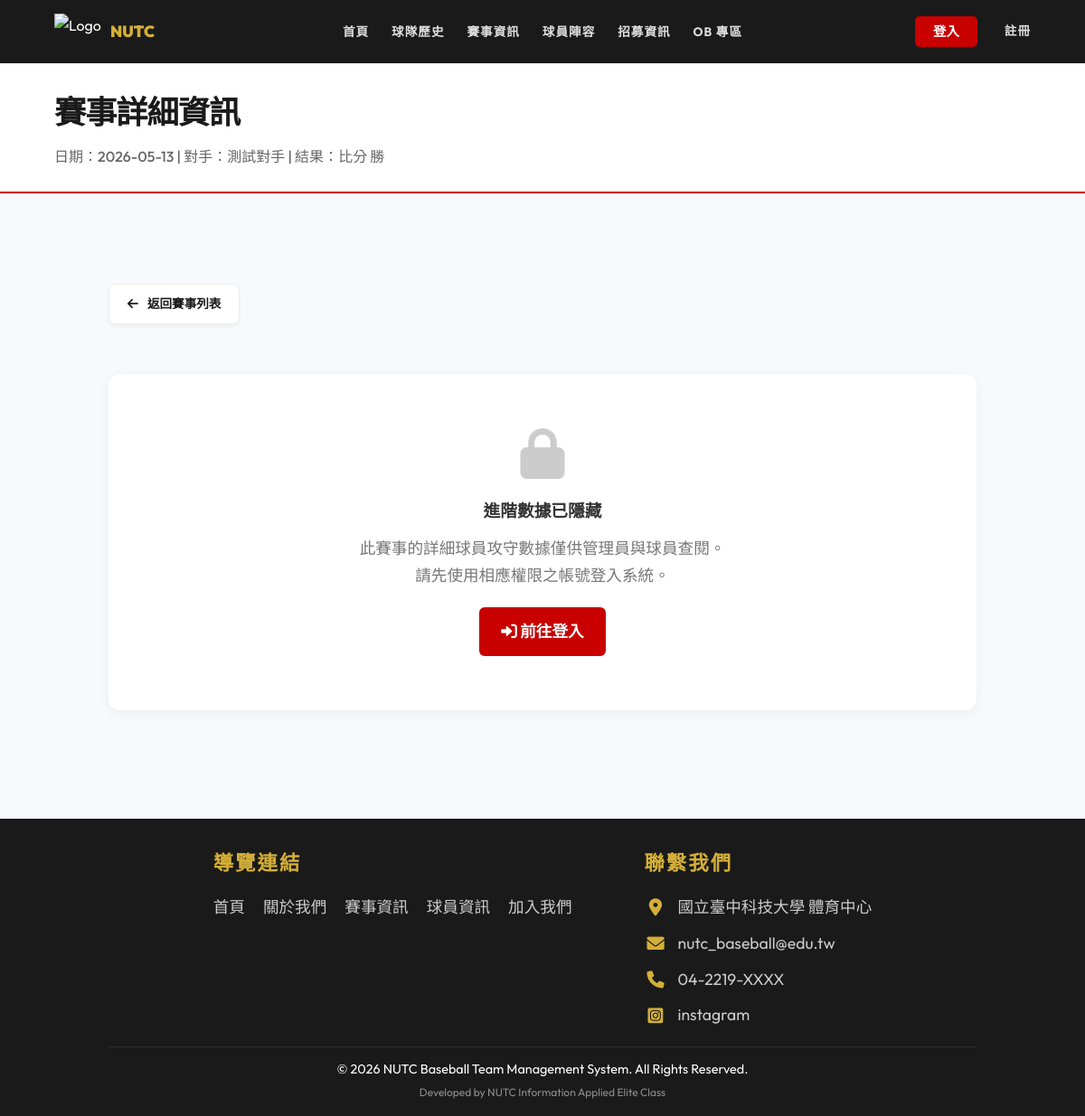
/game_detail.php?id=1, run on an earlier commit of the app's database.
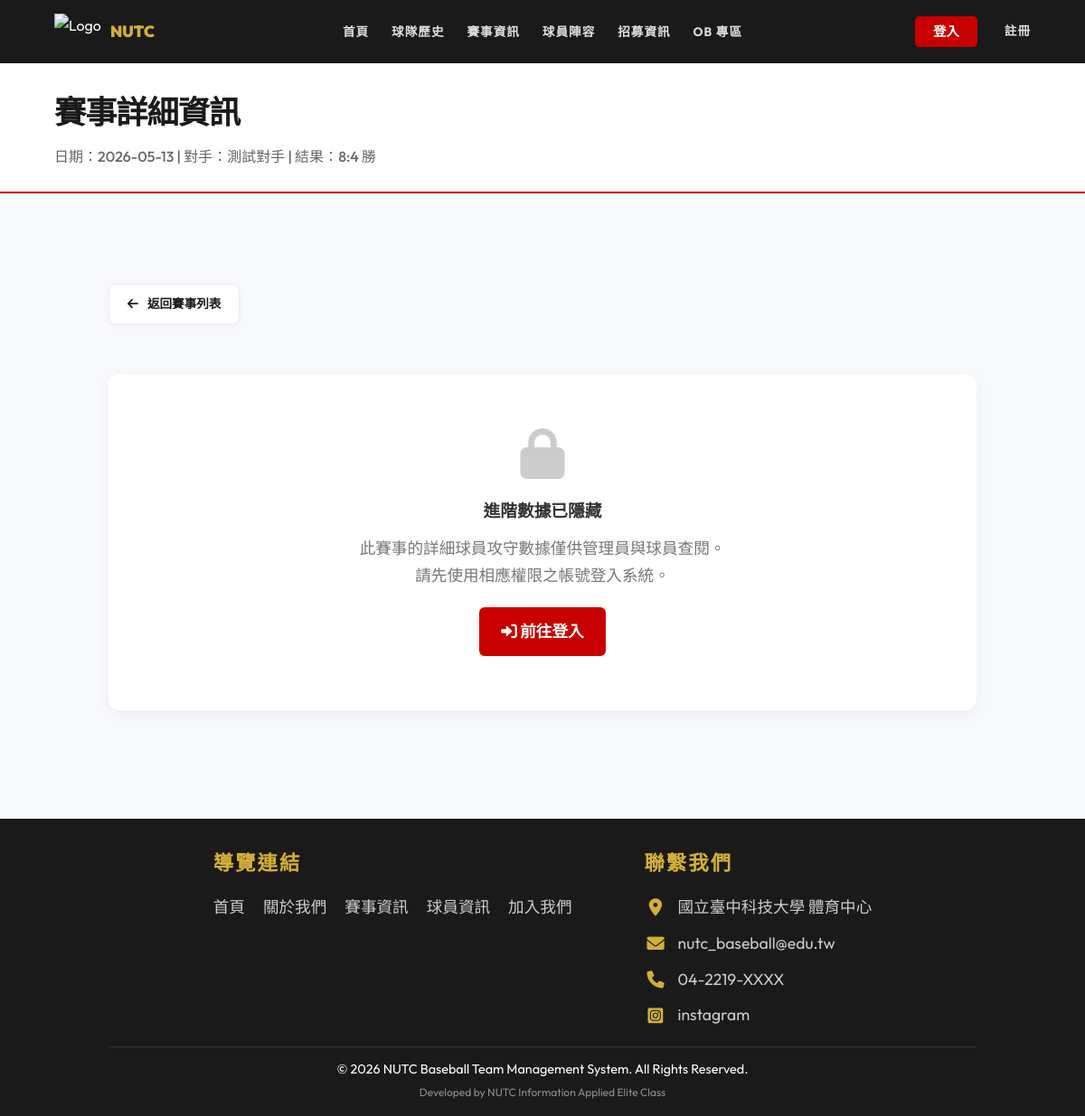
And on a later commit of the database.
### tables this page shows
CREATE TABLE `game` (
  `Game_id` int(11) NOT NULL COMMENT '比賽識別碼',
  `Team_Id` int(11) NOT NULL COMMENT '關聯 Team.team_Id',
  `game_date` date DEFAULT NULL COMMENT '比賽日期',
  `game_time` time DEFAULT NULL COMMENT '比賽時間 (如: 12:30)',
  `location` varchar(100) DEFAULT NULL COMMENT '比賽地點',
  `opponent` varchar(1000) DEFAULT NULL,
  `result` varchar(10) DEFAULT NULL COMMENT '比賽結果 (如：14 vs 12 勝)',
  `batting_first` varchar(10) DEFAULT NULL COMMENT '先攻或後攻'
);

### includes/Database.php (called while the page is built, shortened)
<?php
class Database {
    private $pdo;
    public function __construct() {
        $host = 'localhost';
        $db   = 'baseball_web';
        $user = 'root';
        $pass = '';
        $charset = 'utf8mb4';
        $dsn = "mysql:host=$host;port=3306;dbname=$db;charset=$charset";
        $options = [
            PDO::ATTR_ERRMODE            => PDO::ERRMODE_EXCEPTION,
            PDO::ATTR_DEFAULT_FETCH_MODE => PDO::FETCH_ASSOC,
            PDO::ATTR_EMULATE_PREPARES   => false,
        ];
        try {
            $this->pdo = new PDO($dsn, $user, $pass, $options);
        } catch (\PDOException $e) {
            throw new \PDOException($e->getMessage(), (int)$e->getCode());
        }
    }
    public function find($table, $key, $value) {
        $stmt = $this->pdo->prepare("SELECT * FROM `$table` WHERE `$key` = ?");
        $stmt->execute([$value]);
        return $stmt->fetch();
    }
}

### includes/config.php (called while the page is built, shortened)
<?php
require_once 'Database.php';
$db = new Database();
function isLoggedIn() {
    return isset($_SESSION['user']);
}

### game_detail.php (the view, shortened to what this page needs)
<?php
require_once 'includes/header.php';
$game_id = (int)$_GET['id'];
$game = $db->find('game', 'Game_id', $game_id);
$can_view = isLoggedIn() && (isAdmin() || isPlayer());
$live_state = null;
?>
<div class="page-header">
    <h1>賽事詳細資訊</h1>
    <p>日期：<?= htmlspecialchars($game['game_date']) ?> | 對手：<?= htmlspecialchars($game['opponent']) ?> | 結果：<?php
        if ($live_state && (int)($live_state['is_ended'] ?? 0) === 0) {
            echo '<span style="background: #ef4444; color: white; padding: 2px 8px; border-radius: 4px; font-weight: bold; font-size: 0.85em; display: inline-block; animation: pulse 1.5s infinite; vertical-align: middle;"><i class="fas fa-broadcast-tower" style="margin-right: 4px;"></i>LIVE 即時直播中</span>';
        } else {
            echo htmlspecialchars($game['result'] ?: '未開始');
        }
    ?></p>
</div>
<section>
    <div class="container">
        <div style="margin-bottom: 25px;">
            <a href="matches.php" class="back-btn">
                <i class="fas fa-arrow-left"></i> 返回賽事列表
            </a>
        </div>
        <?php if (!$can_view): ?>
            <div style="background: #fff; padding: 60px 40px; text-align: center; border-radius: 12px; box-shadow: 0 4px 15px rgba(0,0,0,0.05);">
                <i class="fas fa-lock" style="font-size: 3.5rem; color: #ccc; margin-bottom: 20px;"></i>
                <h3 style="color: #333; margin-bottom: 10px;">進階數據已隱藏</h3>
                <p style="color: #777; font-size: 1.1rem; margin-bottom: 20px;">此賽事的詳細球員攻守數據僅供管理員與球員查閱。<br>請先使用相應權限之帳號登入系統。</p>
                <?php if (!isLoggedIn()): ?>
                    <a href="login.php" class="btn-primary" style="display: inline-block; padding: 12px 24px; border-radius: 6px; text-decoration: none; font-weight: bold; font-size: 1.1rem;"><i class="fas fa-sign-in-alt"></i> 前往登入</a>
                <?php endif; ?>
            </div>
        <?php endif; ?>
    </div>
</section>
<?php require_once 'includes/footer.php'; ?>

What changed in the data, as far as the page shows it:
changed game "測試對手": result "比分 勝" → "8:4 勝"
